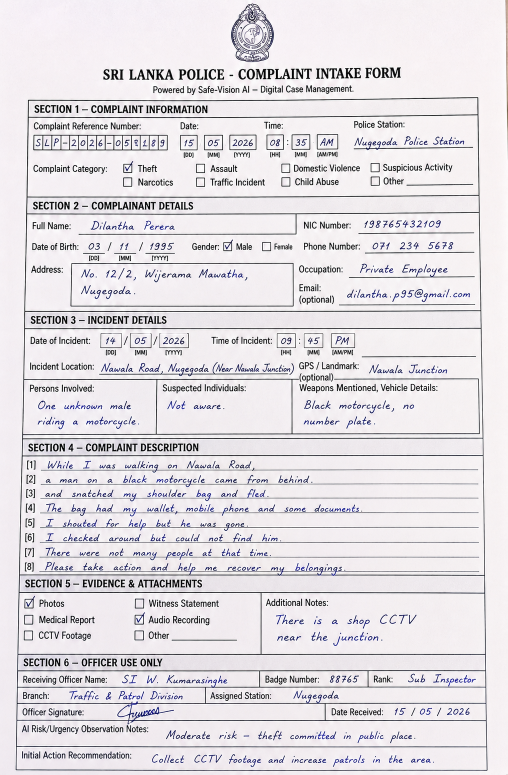
#> input picture ai-service/app/test_forms/form-test-10.png, 1015 x 1550 px (shown at 1/2 size)
$ python -i hybrid_extractor.py   (imports and definitions only)
#> lines starting #> are read from the running program, lines starting #| are printed output that depends on the picture; after the words box and inside, x2 and y2 are one past the last pixel; in counts of white or black regions, pixels touching at a corner belong together
"""
Hybrid KIE & Post-Processing Correction Engine for Sri Lanka Police Intake Forms.
Combines LayoutLMv3 token predictions, Bounding Box Template Anchors,
OpenCV Checkmark Detection, and validation layers.
"""
from __future__ import annotations
import re
import os
import cv2
import numpy as np
from PIL import Image
from typing import Dict, Any, List, Tuple
from app.models.pipeline_models import KIEResult, ExtractedField, OCRResult

# 1. Coordinate-based template zones (Normalized to 0-1000 scale)
TEMPLATE_COORDINATES = {
    "reference_number": [50, 140, 320, 200],
    "form_date": [340, 140, 480, 200],
    "form_time": [500, 140, 680, 200],
    "police_station": [700, 140, 950, 200],
    "complainant_name": [150, 275, 580, 310],
    "nic_number": [680, 275, 950, 310],
    "dob": [150, 300, 360, 335],
    "phone": [680, 300, 950, 335],
    "address": [150, 335, 580, 400],
    "occupation": [680, 335, 950, 365],
    "email": [680, 365, 950, 400],
    "incident_date": [50, 460, 360, 495],
    "incident_time": [400, 460, 680, 495],
    "location": [170, 495, 580, 530],
    "landmark": [680, 495, 950, 530],
    "receiving_officer_name": [150, 840, 500, 875],
    "badge_number": [510, 840, 720, 875],
    "rank": [730, 840, 950, 875],
    "branch": [50, 875, 400, 910],
    "assigned_station": [420, 875, 720, 910],
    "date_received": [650, 910, 950, 945],
}

# OpenCV Checkbox Mapping (Normalized [x_min, y_min, x_max, y_max])
CHECKBOX_COORDINATES = {
    # Complaint Categories (Section 1)
    "is_theft": [230, 215, 255, 235],
    "is_assault": [380, 215, 405, 235],
    "is_domestic_violence": [550, 215, 575, 235],
    "is_suspicious_activity": [740, 215, 765, 235],
    "is_narcotics": [230, 235, 255, 255],
    "is_traffic": [385, 235, 410, 255],
    "is_child_abuse": [550, 235, 575, 255],
    "is_other_category": [740, 235, 765, 255],
    # Gender (Section 2)
    "gender_male": [435, 320, 460, 340],
    "gender_female": [512, 320, 537, 340],
    # Evidence Types (Section 5)
    "has_photos": [30, 785, 55, 805],
    "has_witness_statement": [240, 785, 265, 805],
    "has_medical_report": [30, 805, 55, 825],
    "has_audio_recording": [240, 805, 265, 825],
    "has_cctv": [30, 825, 55, 845],
    "has_other_evidence": [240, 825, 265, 845],
}

LABEL_RULES = {
    "is_theft": {"word": "Theft", "offset": (-32, -7), "y_range": (150, 300), "x_range": (200, 350)},
    "is_assault": {"word": "Assault", "offset": (-28, -3), "y_range": (150, 300), "x_range": (350, 500)},
    "is_domestic_violence": {"word": "Domestic", "offset": (-31, -6), "y_range": (150, 300), "x_range": (500, 700)},
    "is_suspicious_activity": {"word": "Suspicious", "offset": (-30, -5), "y_range": (150, 300), "x_range": (700, 900)},
    "is_narcotics": {"word": "Narcotics", "offset": (-33, -8), "y_range": (200, 300), "x_range": (200, 350)},
    "is_traffic": {"word": "Traffic", "offset": (-23, -3), "y_range": (200, 300), "x_range": (350, 500)},
    "is_child_abuse": {"word": "Child", "offset": (-31, -6), "y_range": (200, 300), "x_range": (500, 700)},
    "is_other_category": {"word": "Other", "offset": (-30, -5), "y_range": (200, 300), "x_range": (700, 900)},
    "gender_male": {"word": "Male", "offset": (-30, -5), "y_range": (300, 380), "x_range": (400, 500)},
    "gender_female": {"word": "Female", "offset": (-34, -9), "y_range": (300, 380), "x_range": (500, 650)},
    "has_photos": {"word": "Photos", "offset": (-40, -15), "y_range": (750, 850), "x_range": (0, 200)},
    "has_witness_statement": {"word": "Witness", "offset": (-37, -12), "y_range": (750, 850), "x_range": (200, 450)},
    "has_medical_report": {"word": "Medical", "offset": (-34, -9), "y_range": (790, 860), "x_range": (0, 200)},
    "has_audio_recording": {"word": "Audio", "offset": (-37, -12), "y_range": (790, 860), "x_range": (200, 450)},
    "has_cctv": {"word": "CCTV", "offset": (-38, -13), "y_range": (810, 880), "x_range": (0, 200)},
    "has_other_evidence": {"word": "Other", "offset": (-37, -12), "y_range": (810, 880), "x_range": (200, 450)},
}

# [102 lines left out: functions get_checkbox_bbox, detect_visual_checkmark, not called in this run]

def remove_form_gridlines(image_path: str, output_path: str):
    """
    Remove vertical and horizontal gridlines from intake form so Tesseract only sees ink.
    """
#> called with image_path = '../../test_forms/form-test-10.png', output_path = 'out.png'
    img = cv2.imread(image_path)
#> img is the input picture: shape (1550, 1015, 3); mean B, G, R 225.2, 221.1, 224.8
    gray = cv2.cvtColor(img, cv2.COLOR_BGR2GRAY)
    thresh = cv2.threshold(gray, 0, 255, cv2.THRESH_BINARY_INV + cv2.THRESH_OTSU)[1]
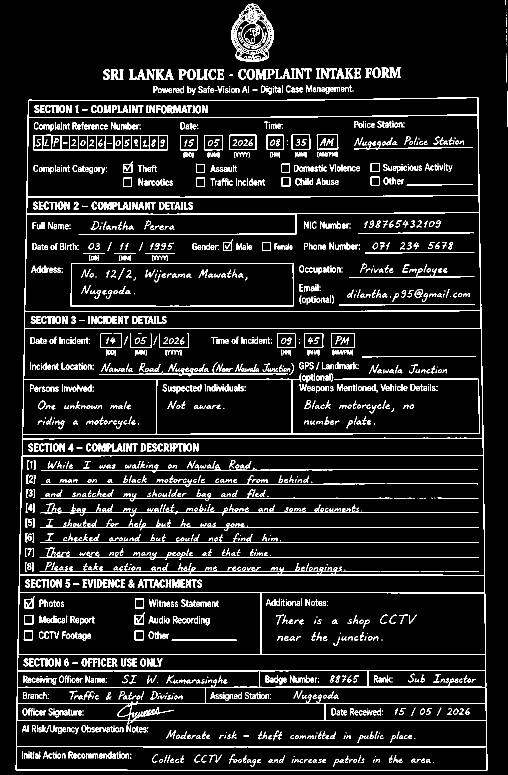
#> thresh: shape (1550, 1015) (shown at 1/2 size); 9.2% white in thin lines or dots

    # Remove horizontal lines
    horiz_kernel = cv2.getStructuringElement(cv2.MORPH_RECT, (25, 1))
    remove_horiz = cv2.morphologyEx(thresh, cv2.MORPH_OPEN, horiz_kernel, iterations=2)
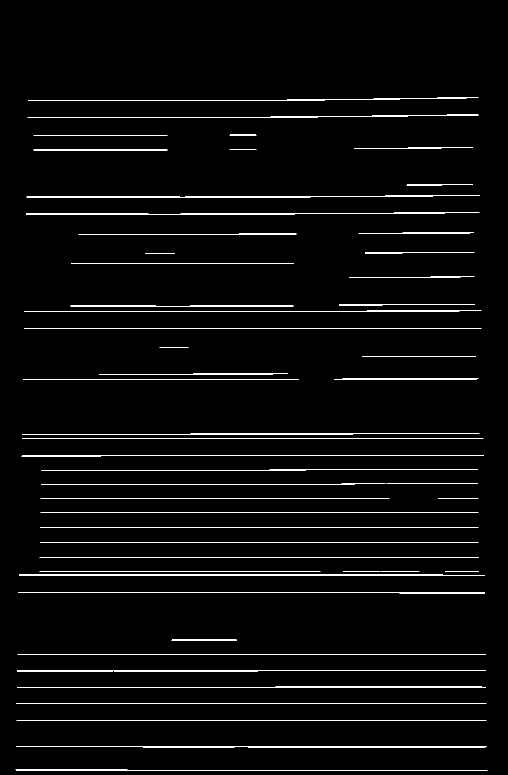
#> remove_horiz: shape (1550, 1015) (shown at 1/2 size); 2.8% white in thin lines or dots, all inside (x1, y1, x2, y2) = (31, 195, 975, 1541)
    cnts = cv2.findContours(remove_horiz, cv2.RETR_EXTERNAL, cv2.CHAIN_APPROX_SIMPLE)
#> cnts = 51 contours, 12 with area under 20; largest, box (x1, y1, x2, y2) and area: (32, 1492, 974, 1495) 872, (38, 1149, 970, 1151) 848, (53, 390, 959, 395) 841, (49, 621, 963, 624) 802, (37, 1184, 970, 1187) 798
    cnts = cnts[0] if len(cnts) == 2 else cnts[1]
    for c in cnts:
        cv2.drawContours(img, [c], -1, (255, 255, 255), 3)
#> this loop made 51 passes
#> c on passes 8, 11, 12, 13, 14, 15, 18, 19, 20, 21, 31, 37: [[344, 1279], [343, 1280], [473, 1280], [472, 1279]], [[890, 1143], [957, 1143]], [[762, 1143], [838, 1143]], [[686, 1143], [760, 1143]], [[79, 1143], [640, 1143]], [[79, 1114], [957, 1114]], [[81, 1025], [956, 1025]], [[876, 996], [956, 996]], [[81, 996], [778, 996]], [[773, 967], [955, 967]], [[319, 695], [376, 695]], [[143, 526], [143, 527], [586, 527], [586, 526]]
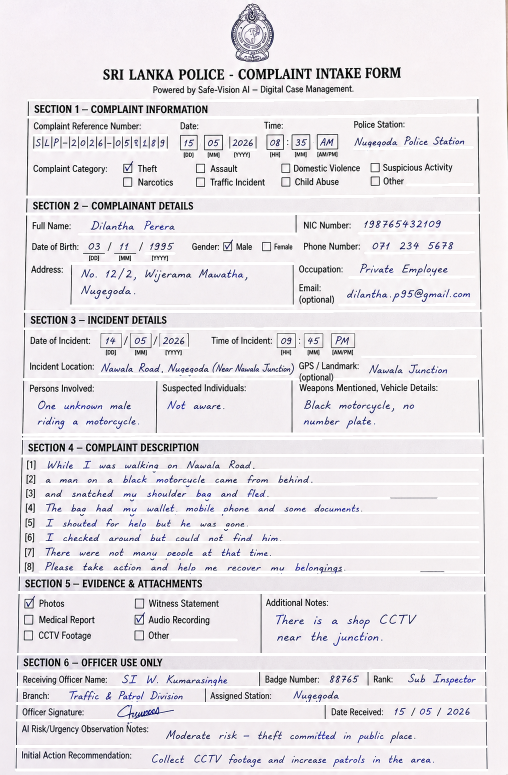
#> img: shape (1550, 1015, 3) (shown at 1/2 size); 8.65% of pixels changed, all inside (x1, y1, x2, y2) = (29, 193, 977, 1543)

    # Remove vertical lines
    vert_kernel = cv2.getStructuringElement(cv2.MORPH_RECT, (1, 25))
#> vert_kernel = 25 values from 1 to 1
    remove_vert = cv2.morphologyEx(thresh, cv2.MORPH_OPEN, vert_kernel, iterations=2)
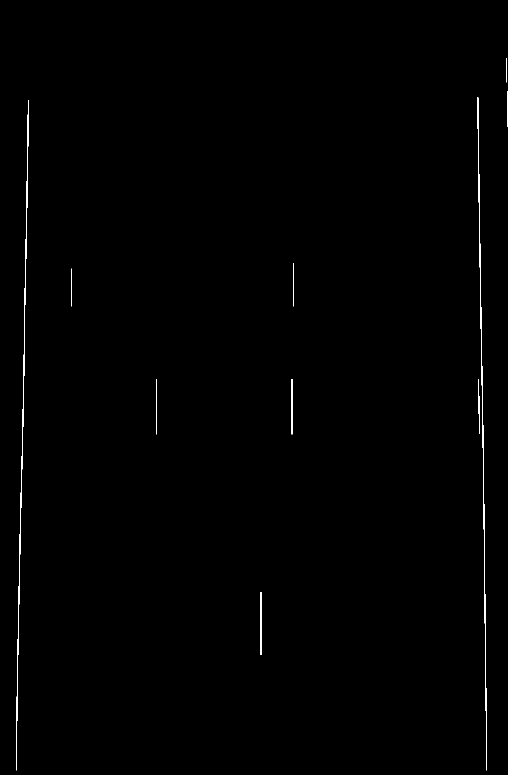
#> remove_vert: shape (1550, 1015) (shown at 1/2 size); 0.36% white in thin lines or dots, all inside (x1, y1, x2, y2) = (32, 116, 1015, 1541)
    cnts = cv2.findContours(remove_vert, cv2.RETR_EXTERNAL, cv2.CHAIN_APPROX_SIMPLE)
#> cnts = 10 contours, 4 with area under 20; largest, box (x1, y1, x2, y2) and area: (32, 200, 57, 1541) 994, (955, 194, 974, 1541) 892, (521, 1184, 523, 1310) 125, (583, 758, 585, 869) 110, (312, 758, 314, 869) 57, (957, 758, 959, 868) 36
    cnts = cnts[0] if len(cnts) == 2 else cnts[1]
    for c in cnts:
        cv2.drawContours(img, [c], -1, (255, 255, 255), 3)
#> this loop made 10 passes
#> c on passes 1, 3, 5, 6, 9, 10: [[521, 1184], [521, 1309], [522, 1309], [522, 1184]], [[583, 758], [583, 868], [584, 868], [584, 758]], [[142, 537], [142, 612]], [[586, 526], [586, 612]], [[1014, 182], [1014, 252]], [[1013, 116], [1013, 164]]
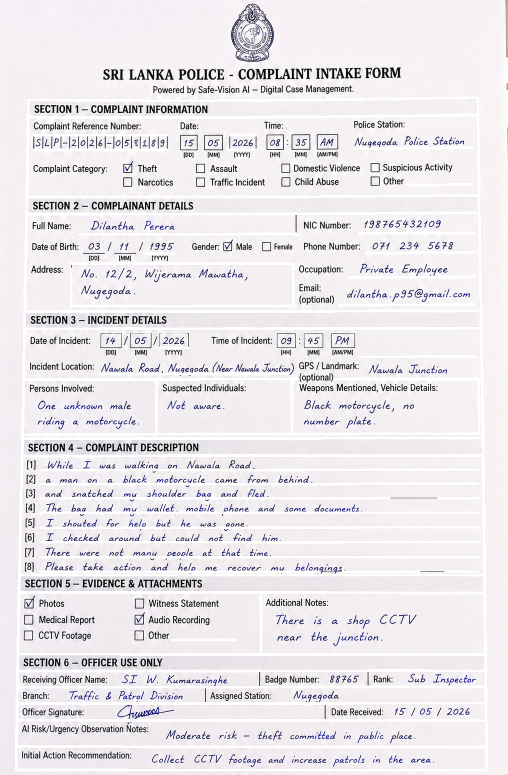
#> img: shape (1550, 1015, 3) (shown at 1/2 size); 0.92% of pixels changed, all inside (x1, y1, x2, y2) = (30, 114, 1015, 1539)

    cv2.imwrite(output_path, img)

# --- Heuristic Parsing & Data Validation Layers ---

# [104 lines left out: functions clean_ocr_text, filter_tokens_by_coordinates, extract_form_hybrid, not called in this run]

>>> result = remove_form_gridlines('../../test_forms/form-test-10.png', 'out.png')
